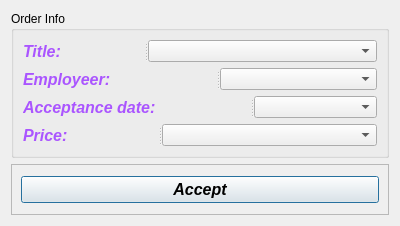
<?xml version="1.0" encoding="UTF-8"?>
<ui version="4.0">
 <class>OrderWindow</class>
 <widget class="QDialog" name="OrderWindow">
  <property name="geometry">
   <rect>
    <x>0</x>
    <y>0</y>
    <width>400</width>
    <height>226</height>
   </rect>
  </property>
  <property name="minimumSize">
   <size>
    <width>400</width>
    <height>200</height>
   </size>
  </property>
  <property name="windowTitle">
   <string>Delete order</string>
  </property>
  <layout class="QVBoxLayout" name="verticalLayout">
   <item>
    <widget class="QGroupBox" name="o_info_gBox">
     <property name="title">
      <string>Order Info</string>
     </property>
     <layout class="QVBoxLayout" name="verticalLayout_2">
      <item>
       <widget class="QSplitter" name="splitter">
        <property name="orientation">
         <enum>Qt::Horizontal</enum>
        </property>
        <widget class="QLabel" name="o_name_l">
         <property name="font">
          <font>
           <pointsize>12</pointsize>
           <weight>75</weight>
           <italic>true</italic>
           <bold>true</bold>
          </font>
         </property>
         <property name="styleSheet">
          <string notr="true">color: rgb(170, 85, 255);</string>
         </property>
         <property name="text">
          <string>Title:</string>
         </property>
        </widget>
        <widget class="QComboBox" name="o_title_cBox"/>
       </widget>
      </item>
      <item>
       <widget class="QSplitter" name="splitter_3">
        <property name="orientation">
         <enum>Qt::Horizontal</enum>
        </property>
        <widget class="QLabel" name="o_empl_l">
         <property name="font">
          <font>
           <pointsize>12</pointsize>
           <weight>75</weight>
           <italic>true</italic>
           <bold>true</bold>
          </font>
         </property>
         <property name="styleSheet">
          <string notr="true">color: rgb(170, 85, 255);</string>
         </property>
         <property name="text">
          <string>Employeer:</string>
         </property>
        </widget>
        <widget class="QComboBox" name="o_empl_cBox"/>
       </widget>
      </item>
      <item>
       <widget class="QSplitter" name="splitter_2">
        <property name="orientation">
         <enum>Qt::Horizontal</enum>
        </property>
        <widget class="QLabel" name="o_accept_date_l">
         <property name="font">
          <font>
           <pointsize>12</pointsize>
           <weight>75</weight>
           <italic>true</italic>
           <bold>true</bold>
          </font>
         </property>
         <property name="styleSheet">
          <string notr="true">color: rgb(170, 85, 255);</string>
         </property>
         <property name="text">
          <string>Acceptance date:</string>
         </property>
        </widget>
        <widget class="QComboBox" name="o_a_date_cBox"/>
       </widget>
      </item>
      <item>
       <widget class="QSplitter" name="splitter_4">
        <property name="orientation">
         <enum>Qt::Horizontal</enum>
        </property>
        <widget class="QLabel" name="o_price_l">
         <property name="font">
          <font>
           <pointsize>12</pointsize>
           <weight>75</weight>
           <italic>true</italic>
           <bold>true</bold>
          </font>
         </property>
         <property name="styleSheet">
          <string notr="true">color: rgb(170, 85, 255);</string>
         </property>
         <property name="text">
          <string>Price:</string>
         </property>
        </widget>
        <widget class="QComboBox" name="o_price_cBox"/>
       </widget>
      </item>
     </layout>
    </widget>
   </item>
   <item>
    <widget class="QFrame" name="a_btn_fr">
     <property name="frameShape">
      <enum>QFrame::StyledPanel</enum>
     </property>
     <property name="frameShadow">
      <enum>QFrame::Raised</enum>
     </property>
     <layout class="QHBoxLayout" name="horizontalLayout">
      <item>
       <widget class="QPushButton" name="accept_btn">
        <property name="font">
         <font>
          <pointsize>12</pointsize>
          <weight>75</weight>
          <italic>true</italic>
          <bold>true</bold>
         </font>
        </property>
        <property name="text">
         <string>Accept</string>
        </property>
       </widget>
      </item>
     </layout>
    </widget>
   </item>
  </layout>
 </widget>
 <resources/>
 <connections/>
</ui>
